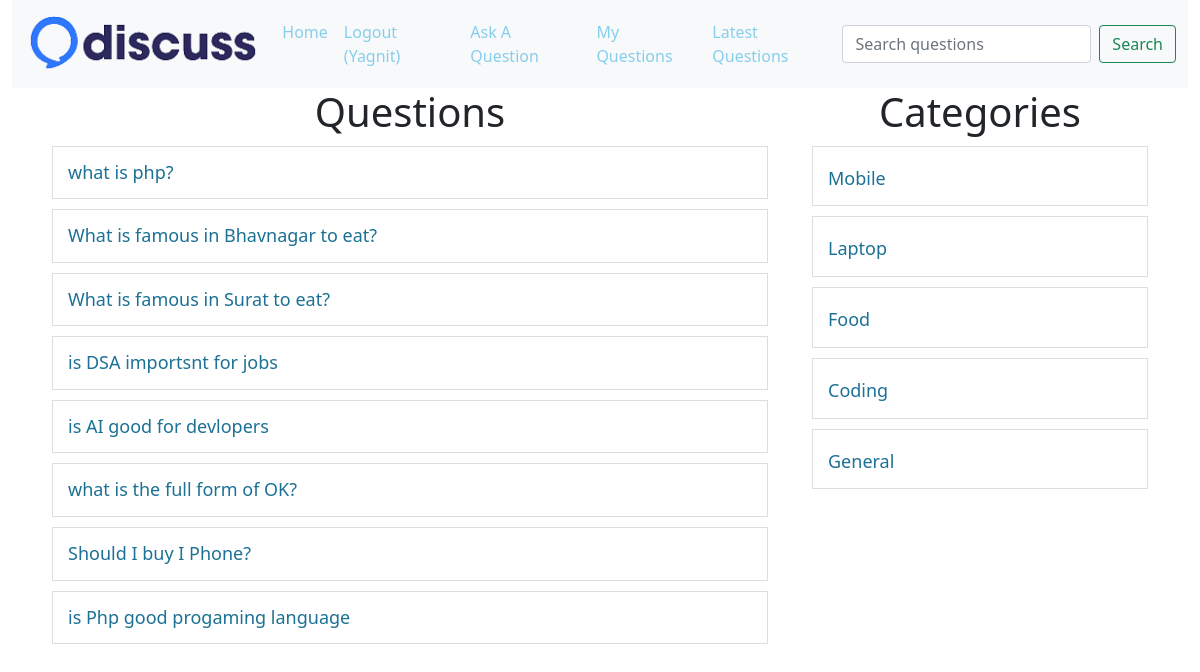
Page /?latest=true (signed in) on the committed database.
### tables this page shows
CREATE TABLE `questions` (
  `id` int(30) NOT NULL,
  `title` varchar(100) NOT NULL,
  `description` varchar(300) NOT NULL,
  `category_id` int(10) NOT NULL,
  `user_id` varchar(10) NOT NULL
);

CREATE TABLE `category` (
  `id` int(30) NOT NULL,
  `name` varchar(100) NOT NULL
);

### client/questions.php (the view, shortened to what this page needs)
<div class="container">
    <div class="row">
        <div class="col-8">
            <h1 class="heading">Questions</h1>
            <?php
            include("./common/db.php");
            if (isset($_GET["c-id"])) {
                $query = "select * from questions where category_id=$cid";
            } else if (isset($_GET["u-id"])) {
                $query = "select * from questions where user_id=$uid";
            } else if (isset($_GET["latest"])) {
                $query = "select * from questions order by id desc";
            } else if (isset($_GET["search"])) {
                $query = "select * from questions where `title` LIKE '%$search%' ";
            } else {
                $query = "select * from questions";
            }
            $result = $conn->query($query);
            foreach ($result as $row) {
                $title = $row["title"];
                $id = $row['id'];
                echo "<div class='row question-list'>
                <h4 class='my-question'><a href='?q-id=$id'>$title</a>";
                echo "</h4></div>";
            }
            ?>
        </div>
        <div class="col-4">
            <?php include('categorylist.php'); ?>
        </div>
    </div>
</div>

### client/categorylist.php
<div>
    <h1 class="heading">Categories</h1>
    <?php
    include('./common/db.php');
    $query = "select * from category";
    $result = $conn->query($query);
    foreach ($result as $row) {
        $name = ucfirst($row['name']);
        $id = $row['id'];
        echo "<div class='row question-list'>
    <h4><a href='?c-id=$id'>$name</a></h4>
    </div>";
    }
    ?>
</div>

### public/style.css (style rules this page uses)
a { color: skyblue !important; }
.heading { text-align: center; }
.question-list { border: 1px solid #ddd; padding: 15px; margin: 10px; }
.question-list a { text-decoration: none; }
.question-list h4 { margin: 0; padding: 0; }
.question-list a, .question-title { font-size: 18px; text-decoration: none; color: #1c7194 !important; }
.my-question { display: flex; justify-content: space-between; }

### rows in the picture
questions: title "what is php?"
questions: title "What is famous in Bhavnagar to eat?"
questions: title "What is famous in Surat to eat?"
questions: title "is DSA importsnt for jobs"
questions: title "is AI good for devlopers"
questions: title "what is the full form of OK?"
questions: title "Should I buy I Phone?"
questions: title "is Php good progaming language"
category: name "Mobile"
category: name "Laptop"
category: name "Food"
category: name "Coding"
category: name "General"

### other values in the picture
$_SESSION['user']['username'] "Yagnit"
